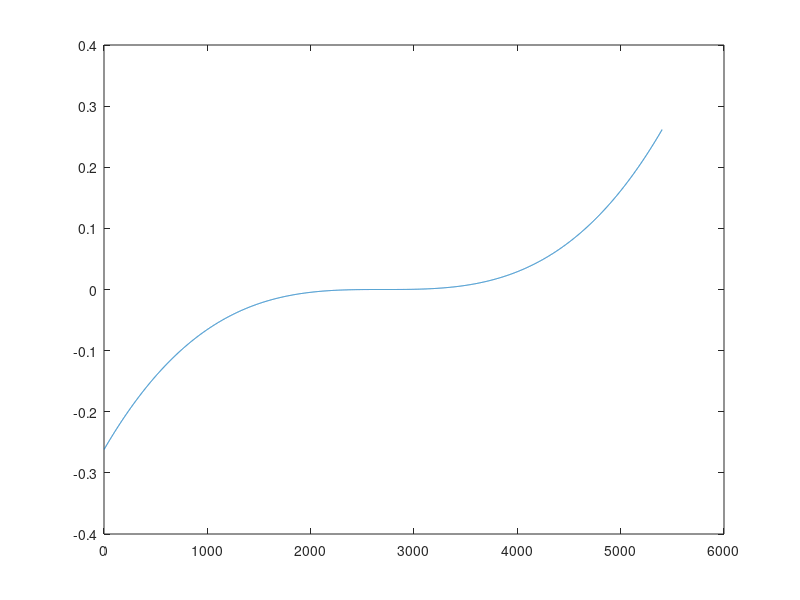

This chart was generated by the following MATLAB code: (Note: this script raises an error after producing the figure.)
function RotNonLinearSpringAppr(ThetaS,tau,K,R,l0,lOde,m,FigName,Xlabel)





%%
home
if(nargin==0)
    ThetaS=deg2rad(0:.05:270)';
% linear
%     tau=.125*(ThetaS)-.1178*2.5; 
% constant
%      tau=.3*ones(size(ThetaS));
% exp
%     tau=(2*(1-exp((-ThetaS) )))/2;
% tanh
%     tau=.15*(tanh(-(-ThetaS+3*pi/4)*1));
% Cubic
    tau=.02*(ThetaS-3*pi/4).^3;
% Sine
%     tau=.25*(sin(2*(ThetaS-3*pi/4)));
plot(tau)
    m=.0385;
    K=5000;
    R=.015/2;
    l0=.04;
    lOde=.05;
    FigName='Test';
    Xlabel='q';
% Bearing:  http://www.astbearings.com/product.html?product=696H    
end
%%
OdeOpt= odeset('RelTol',1e-6,'AbsTol',1e-6);
[Theta,L_ThetaS]=ode15s(@(theta,l)OdeSolverNonLinTRot(theta,l,tau,ThetaS,K,l0),ThetaS,lOde,OdeOpt);

Tan_Phi_Alpha=(tau./(K.*L_ThetaS.*(L_ThetaS-l0)));
Phi_Alpha=atan(tau./(K.*L_ThetaS.*(L_ThetaS-l0)));
Cot_Phi=(L_ThetaS.*cos(Phi_Alpha)-R)./(L_ThetaS.*sin(Phi_Alpha));
Phi=acot(Cot_Phi);
r_thetaR=sin(Phi_Alpha)./sin(Phi).*L_ThetaS;
Sin_Alpha=R*(sin(Phi)./L_ThetaS);
Alpha=asin(Sin_Alpha);
ThetaR=Theta+Alpha;

% figure
% title('force')
% plot(Theta,K*(L_ThetaS-l0))
% figure
% subplot(2,1,1)
% polar(Theta,L_ThetaS)
% subplot(2,1,2)
% plot(Theta,L_ThetaS)
% figure
% subplot(2,1,1)
% plot(Theta,Tan_Phi_Alpha)
% subplot(2,1,2)
% plot(Theta,atan(Tan_Phi_Alpha))
%% Show Time
% figure
% hp=polar([ThetaR ;ThetaR(1)],[r_thetaR ;r_thetaR(1)]);
% patch( get(hp,'XData'), get(hp,'YData'), 'g')

figure
set(gcf,'position',[300 25 500 675])
subplot(3,2,[1,2,3,4])
    hold off
    hh1=Mypolar(0,100*(max(L_ThetaS)+R));
    set(hh1,'linewidth',2);
    hold on
    hh=Mypolar([ThetaR; ThetaR(1)],[ 100*r_thetaR ;100*r_thetaR(1)]);
    set(hh,'linewidth',3);
    
    hold all
    hhh=polar(ThetaS,100*L_ThetaS);
    set(hhh,'linestyle','-.');
    viscircles(100*L_ThetaS(1)*[cos(ThetaS(1)),sin(ThetaS(1)) ],100*R,'EdgeColor',[0.31 0.31 0.3]);
    plot([0 100*(L_ThetaS(1)+R)*cos(ThetaS(1))],[0,100*(L_ThetaS(1)+R)*sin(ThetaS(1))],'color','r','linewidth',2)
    plot([100*L_ThetaS(1)*cos(ThetaS(1)) 100*(r_thetaR(1))*cos(ThetaR(1))],[100*L_ThetaS(1)*sin(ThetaS(1)),100*(r_thetaR(1))*sin(ThetaR(1))],'color','g')
    plot([0 100*(r_thetaR(1)+2*R)*cos(ThetaR(1))],[0,100*(r_thetaR(1)+2*R)*sin(ThetaR(1))],'color','m')
    

    
hss=subplot(3,2,5);
    plot(rad2deg(ThetaS),tau,'linewidth',2)
    xlabel([Xlabel,' (deg)'],'FontWeight','bold','FontSize',12,'FontName','mwa_cmb10');
    ylabel('\tau (N.m)','FontWeight','bold','FontSize',12,'FontName','mwa_cmb10','FontWeight','bold');
    grid on
    set(gca,'FontSize',10,'FontWeight','bold','FontName','mwa_cmb10')
    xlim([0 270])
    ylim([min(tau) max(tau)]*1.2)
    set(gca,'XTickLabel',{'0','','','90','','','180','','','270'},...
    'XTick',[0 30 60 90 120 150 180 210 240 270])

hss=subplot(3,2,6);
    plot(rad2deg(ThetaS(2:end)),diff(tau(1:end))./diff(ThetaS(1:end)),'linewidth',2)
    ylabel('Stiffness (N.m/deg)','FontWeight','bold','FontSize',14,'FontName','mwa_cmb10');
    grid on
    xlabel([Xlabel,' (deg)'],'FontWeight','bold','FontSize',12,'FontName','mwa_cmb10');
    set(gca,'FontSize',10,'FontWeight','bold','FontName','mwa_cmb10')
    xlim([0 270])
    ylim([min(diff(tau(1:end))./diff(ThetaS(1:end))) max(diff(tau(1:end))./diff(ThetaS(1:end)))]*1.2)
    set(gca,'XTickLabel',{'0','','','90','','','180','','','270'},...
    'XTick',[0 30 60 90 120 150 180 210 240 270])

%% ShowTime for paper
figure
set(gcf,'position',[0 10 800 660])
subplot(3,4,12)
Fs=K*(L_ThetaS-l0);
plot(rad2deg(ThetaS),Fs,'linewidth',2)
xlim(rad2deg([min(ThetaS) max(ThetaS)]))
ylim(([min(min(Fs)*[1.1 .91]), max(max(Fs)*[1.1 .91])]))
xlabel('\theta_s (deg)','FontWeight','bold','FontSize',12,'FontName','mwa_cmb10');
ylabel('F_s (N)','FontWeight','bold','FontSize',12,'FontName','mwa_cmb10');
grid on
set(gca,'FontSize',10,'FontWeight','bold','FontName','mwa_cmb10')
set(gca,'XTickLabel',{'0','','','90','','','180','','','270'},...
'XTick',[0 30 60 90 120 150 180 210 240 270])

subplot(3,4,11)
NN=K*(L_ThetaS-l0)./cos(Phi_Alpha);
plot(rad2deg(ThetaS),NN,'linewidth',2)
xlim(rad2deg([min(ThetaS) max(ThetaS)]))
ylim(([min(min(NN)*[1.1 .91]), max(max(NN)*[1.1 .91])]))
xlabel('\theta_s (deg)','FontWeight','bold','FontSize',12,'FontName','mwa_cmb10');
ylabel('N (N)','FontWeight','bold','FontSize',12,'FontName','mwa_cmb10');
grid on
set(gca,'FontSize',10,'FontWeight','bold','FontName','mwa_cmb10')
set(gca,'XTickLabel',{'0','','','90','','','180','','','270'},...
    'XTick',[0 30 60 90 120 150 180 210 240 270])

subplot(3,4,[1,2,5,6])
plot(rad2deg(ThetaS),tau,'linewidth',2)
xlim(rad2deg([min(ThetaS) max(ThetaS)]))
ylim(([min(min(tau)*[1.1 .91]), max(max(tau)*[1.1 .91])]))
xlabel('\theta_s (deg)','FontWeight','bold','FontSize',12,'FontName','mwa_cmb10');
ylabel('\tau (N.m)','FontWeight','bold','FontSize',12,'FontName','mwa_cmb10');
grid on
set(gca,'FontSize',10,'FontWeight','bold','FontName','mwa_cmb10')
set(gca,'XTickLabel',{'0','','','90','','','180','','','270'},...
    'XTick',[0 30 60 90 120 150 180 210 240 270])
set(gca,'position',[0.175 0.5 0.3 0.4])

subplot(3,4,9)
plot(rad2deg(ThetaS),100*(r_thetaR),'linewidth',2)
hold on
plot(rad2deg(ThetaS),100*(L_ThetaS),'r','linewidth',2)
xlim(rad2deg([min(ThetaS) max(ThetaS)]))
ylim([min([r_thetaR;L_ThetaS])*.91  max([r_thetaR;L_ThetaS])*1.1]*100)
h=legend('$r$','$l$','Orientation','vertical','location','best');
set(h,'interpreter','latex');
xlabel('\theta_s (deg)','FontWeight','bold','FontSize',12,'FontName','mwa_cmb10');
ylabel('Length (cm)','FontWeight','bold','FontSize',12,'FontName','mwa_cmb10');
grid on
set(gca,'FontSize',10,'FontWeight','bold','FontName','mwa_cmb10')
set(gca,'XTickLabel',{'0','','','90','','','180','','','270'},...
    'XTick',[0 30 60 90 120 150 180 210 240 270])

subplot(3,4,10)
plot(rad2deg(ThetaS),rad2deg(Phi),'linewidth',2)
hold on
plot(rad2deg(ThetaS),rad2deg(Phi-Alpha),'r','linewidth',2)
xlim(rad2deg([min(ThetaS) max(ThetaS)]))
ylim(rad2deg([min(min([Phi;  Phi-Alpha])*[1.2 .82]) max(max([Phi;  Phi-Alpha])*[1.2 .82])]))
legend('\phi','\phi-\alpha','Orientation','vertical','location','best');
xlabel('\theta_s (deg)','FontWeight','bold','FontSize',12,'FontName','mwa_cmb10');
ylabel('Angle (deg)','FontWeight','bold','FontSize',12,'FontName','mwa_cmb10');
grid on
set(gca,'FontSize',10,'FontWeight','bold','FontName','mwa_cmb10')
set(gca,'XTickLabel',{'0','','','90','','','180','','','270'},...
    'XTick',[0 30 60 90 120 150 180 210 240 270])


subplot(3,4,[3,4,7,8])
hh1=Mypolar(0,100*(max(L_ThetaS)+R));
set(hh1,'linewidth',2);
hold on
hh=Mypolar([ThetaR],[ 100*r_thetaR]);
set(hh,'linewidth',3);
hh=Mypolar([ThetaR(end); ThetaR(1)],[ 100*r_thetaR(end) ;100*r_thetaR(1)]);
set(hh,'linewidth',3,'linestyle','--');

hold all
% hhh=polar(ThetaS,100*L_ThetaS);
% set(hhh,'linestyle','-.');
viscircles(100*L_ThetaS(1)*[cos(ThetaS(1)),sin(ThetaS(1)) ],100*R,'EdgeColor',[0.31 0.31 0.3]);
plot([0 100*(L_ThetaS(1)+R)*cos(ThetaS(1))],[0,100*(L_ThetaS(1)+R)*sin(ThetaS(1))],'color','r','linewidth',2)
plot([100*L_ThetaS(1)*cos(ThetaS(1)) 100*(r_thetaR(1))*cos(ThetaR(1))],[100*L_ThetaS(1)*sin(ThetaS(1)),100*(r_thetaR(1))*sin(ThetaR(1))],'color','g')
plot([0 100*(r_thetaR(1)+2*R)*cos(ThetaR(1))],[0,100*(r_thetaR(1)+2*R)*sin(ThetaR(1))],'color','m')


%%
figure('units','normalized','outerposition',[0 0 1 1])

subplot(3,3,3)
xlim(rad2deg([min(ThetaS) max(ThetaS)]))
ylim(K*([min(L_ThetaS) max(L_ThetaS)]-l0))
hold on
% title('F_s')
plot(rad2deg(ThetaS),K*(L_ThetaS-l0),'linewidth',2)
StarFs=plot(rad2deg(ThetaS(1)),K*(L_ThetaS(1)-l0),'linestyle','none','marker','*','markersize',8);
xlabel('\theta_s (deg)','FontWeight','bold','FontSize',14,'FontName','mwa_cmb10');
ylabel('F_s (N)','FontWeight','bold','FontSize',14,'FontName','mwa_cmb10');
grid on
hold off

subplot(3,3,6)
xlim(rad2deg([min(ThetaS) max(ThetaS)]))
ylim(K*([min(L_ThetaS) max(L_ThetaS)]-l0))
hold on
title('N')
plot(rad2deg(ThetaS),K*(L_ThetaS-l0)./cos(Phi_Alpha),'linewidth',2)
StarN=plot(rad2deg(ThetaS(1)),K*(L_ThetaS(1)-l0)./cos(Phi_Alpha(1)),'linestyle','none','marker','*','markersize',8);
xlabel('\theta_s (deg)','FontWeight','bold','FontSize',14,'FontName','mwa_cmb10');
ylabel('N (N)','FontWeight','bold','FontSize',14,'FontName','mwa_cmb10');
grid on
hold off

subplot(3,3,9)
xlim(rad2deg([min(ThetaS) max(ThetaS)]))
ylim(([min(tau)-.1 max(tau)+.1]))
hold on
title('\tau')
plot(rad2deg(ThetaS),tau,'linewidth',2)
StarTau=plot(rad2deg(ThetaS(1)),tau(1),'linestyle','none','marker','*','markersize',8);
xlabel('\theta_s (deg)','FontWeight','bold','FontSize',14,'FontName','mwa_cmb10');
ylabel('\tau (N.m)','FontWeight','bold','FontSize',14,'FontName','mwa_cmb10');
grid on
hold off

subplot(3,3,7)
xlim(rad2deg([min(ThetaS) max(ThetaS)]))
ylim(([min([r_thetaR;L_ThetaS]) max([r_thetaR;L_ThetaS])])*100)
hold on
plot(rad2deg(ThetaS),100*(r_thetaR),'linewidth',2)
plot(rad2deg(ThetaS),100*(L_ThetaS),'r','linewidth',2)
legend('r','L','Orientation','horizontal','location','best')
StarR=plot(rad2deg(ThetaS(1)),r_thetaR(1)*100,'linestyle','none','marker','*','markersize',8);
StarL=plot(rad2deg(ThetaS(1)),(L_ThetaS(1))*100,'r','linestyle','none','marker','*','markersize',8);
xlabel('\theta_s (deg)','FontWeight','bold','FontSize',14,'FontName','mwa_cmb10');
ylabel(' (cm)','FontWeight','bold','FontSize',14,'FontName','mwa_cmb10');
grid on
hold off

subplot(3,3,8)
xlim(rad2deg([min(ThetaS) max(ThetaS)]))
ylim(rad2deg(([min([Phi;  Phi-Alpha]) max([Phi;  Phi-Alpha])])))
hold on
plot(rad2deg(ThetaS),rad2deg(Phi),'linewidth',2)
plot(rad2deg(ThetaS),rad2deg(Phi-Alpha),'r','linewidth',2)
legend('\phi','\phi-\alpha','Orientation','horizontal')
StarPhi=plot(rad2deg(ThetaS(1)),rad2deg(Phi(1)),'linestyle','none','marker','*','markersize',8);
StarPhiAlpha=plot(rad2deg(ThetaS(1)),rad2deg(Phi(1)-Alpha(1)),'r','linestyle','none','marker','*','markersize',8);
xlabel('\theta_s (deg)','FontWeight','bold','FontSize',14,'FontName','mwa_cmb10');
ylabel('(deg)','FontWeight','bold','FontSize',14,'FontName','mwa_cmb10');
grid on
hold off


subplot(3,3,[1,2,4,5])
hh1=Mypolar(0,100*(max(L_ThetaS)+R));
set(hh1,'linewidth',2);
hold on
hh=Mypolar([ThetaR; ThetaR(1)],[ 100*r_thetaR ;100*r_thetaR(1)]);
set(hh,'linewidth',3);

StepT=floor(length(ThetaS)/100);
for i=1:StepT:length(ThetaS)
    
    subplot(3,3,[1,2,4,5])
    hh1=polar(0,(max(L_ThetaS)+2*R)*100);
    set(hh1,'linewidth',2)
    hold on
    hh=polar(ThetaR,r_thetaR*100);
    set(hh,'linewidth',3)
    
    hold all
    hhh=polar(ThetaS(1:StepT:i),L_ThetaS(1:StepT:i)*100);
    set(hhh,'linestyle','-.')
    viscircles(100*L_ThetaS(i)*[cos(ThetaS(i)),sin(ThetaS(i)) ],100*R,'EdgeColor',[0.31 0.31 0.3]);
    plot([0 100*(L_ThetaS(i)+R)*cos(ThetaS(i))],[0,100*(L_ThetaS(i)+R)*sin(ThetaS(i))],'color','r','linewidth',2)
    plot([100*L_ThetaS(i)*cos(ThetaS(i)) 100*(r_thetaR(i))*cos(ThetaR(i))],[100*L_ThetaS(i)*sin(ThetaS(i)),100*(r_thetaR(i))*sin(ThetaR(i))],'color','g')
    plot([0 100*(r_thetaR(i)+2*R)*cos(ThetaR(i))],[0,100*(r_thetaR(i)+2*R)*sin(ThetaR(i))],'color','m')
    
%     set(gca,'position',[0.08 0.325 .6 .65])
    hold off
    
    subplot(3,3,3)
    set(StarFs, 'XData',rad2deg(ThetaS(i)), 'YData',K*(L_ThetaS(i)-l0));
    
    subplot(3,3,6)
    set(StarN, 'XData',rad2deg(ThetaS(i)), 'YData',K*(L_ThetaS(i)-l0)./cos(Phi_Alpha(i)));
    
    subplot(3,3,9)
    set(StarTau, 'XData',rad2deg(ThetaS(i)), 'YData',tau(i));
    
    subplot(3,3,7)
    set(StarR, 'XData',rad2deg(ThetaS(i)), 'YData',100*r_thetaR(i));
    set(StarL, 'XData',rad2deg(ThetaS(i)), 'YData',100*L_ThetaS(i));
    
    subplot(3,3,8)
    set(StarPhi, 'XData',rad2deg(ThetaS(i)), 'YData',rad2deg(Phi(i)));
    set(StarPhiAlpha, 'XData',rad2deg(ThetaS(i)), 'YData',rad2deg(Phi(i)-Alpha(i)));
    
    drawnow
end

%%
% 1;
% 
% f=.2:.2:1;
% 
% h1=figure('name','fixed velocity');
% 
% for i=1:length(f)
% 
%     Time=linspace(0,1/2/f(i),length(L_ThetaS));
% 
%     % t=0 --> theta =0 & omega= 0
%     % t=T/2 --> theta = middle of range & omega= max
%     % t=T --> theta = end of range & omega= 0
%     % a=-ThetaS(end)/2;
%     % b=pi/Time(end);
%     % c=pi/2;
%     % d=-a;
%     % 
%     % ThetaTime=a*sin(b*Time+c)+d;    % position
%     % OmegaTime=a*b*cos(b*Time+c);    % angular velicty
%     % AlphaTime=-a*b^2*sin(b*Time+c);    % angular acceleration
% 
%     a=ThetaS(end)/Time(end);
%     ThetaTime=a*Time;    % position
%     OmegaTime=a*ones(size(Time));    % angular velicty
%     AlphaTime=0*ones(size(Time));    % angular acceleration
% 
%     a=2*(ThetaS(end))/((Time(end)^2));
%     ThetaTime=1/2*a*Time.^2;    % position
%     OmegaTime=a*(Time);    % angular velicty
%     AlphaTime=a*ones(size(Time));    % angular acceleration
% 
% %     figure
% %     plot(Time,ThetaTime)
% %      hold all
% %      plot(Time,OmegaTime)
% %      plot(Time,AlphaTime)
% 
%     L_ThetaSTime=interp1(ThetaS,smooth(L_ThetaS),ThetaTime);
%     DL_ThetaSTime=differential(smooth(L_ThetaSTime,3)',Time,diff(Time(1:2)));
%     D2L_ThetaSTime=differential(smooth(DL_ThetaSTime,3)',Time,diff(Time(1:2)));
%     r_thetaRTime=interp1(ThetaS,r_thetaR,ThetaTime);
% 
% 
%     ResForce=m*3/2*(DL_ThetaSTime.*D2L_ThetaSTime  +  L_ThetaSTime.^2.*OmegaTime.*AlphaTime  +  L_ThetaSTime.*DL_ThetaSTime.*OmegaTime.^2);
%     tauTime=(m*3/2*(DL_ThetaSTime.*D2L_ThetaSTime  +  L_ThetaSTime.^2.*OmegaTime.*AlphaTime  +  L_ThetaSTime.*DL_ThetaSTime.*OmegaTime.^2)+K*(L_ThetaSTime-l0).*DL_ThetaSTime)./OmegaTime;
% 
% 
%     Phi_Alpha_Time=interp1(ThetaS,smooth(Phi_Alpha),ThetaTime);
% 
%     D_Omega= ( (D2L_ThetaSTime  -L_ThetaSTime.*OmegaTime.^2).*sin(Phi_Alpha_Time) + (L_ThetaSTime.*AlphaTime +2 *DL_ThetaSTime.*OmegaTime).*cos(Phi_Alpha_Time))/R;
%     Ff=m*R*D_Omega/2;
% 
%     figure(h1)
%     subplot(2,2,1)
%     plot(ThetaTime,ResForce)
%     xlabel('\theta_s (deg)')
%     ylabel('Res Force (N)')
%     grid on
%     xlim([ThetaTime(1) ThetaTime(end)])
%     hold all
% 
%     subplot(2,2,2)
%     plot(ThetaTime,D_Omega)
%     xlabel('\theta_s (deg)')
%     ylabel('{\alpha} (rad/s^2)')
%     grid on
%     xlim([ThetaTime(1) ThetaTime(end)])
%     hold all
% 
%     subplot(2,2,3)
%     plot(ThetaTime,Ff)
%     xlabel('\theta_s (deg)')
%     ylabel('f_f (N)')
%     grid on
%     xlim([ThetaTime(1) ThetaTime(end)])
%     hold all
% 
%     subplot(2,2,4)
%     plot(ThetaTime,tauTime)
%     xlabel('\theta_s (deg)')
%     ylabel('tau (N/m)')
%     grid on
%     hold all
%     plot(ThetaS,tau)
%     xlim([ThetaTime(1) ThetaTime(end)])
%     hold all
% end
% %%
% 
% f=0.5:0.5:5;
% 
% 
% % plot(ThetaS,tau)
% % xlabel('\theta_s (deg)')
% % ylabel('tau (N/m)')
% % grid on
% % hold all
% h4=figure('name','fixed acceleration');
% 
% for i=1:length(f);
% 
%     Time=linspace(0,1/2/f(i),200);    
% 
%     a=2*(ThetaS(end))/((Time(end)^2));
%     ThetaTime=1/2*a*Time.^2;    % position
%     OmegaTime=a*(Time);    % angular velicty
%     AlphaTime=a*ones(size(Time));    % angular acceleration
% 
% %     a=ThetaS(end)/Time(end);
% %     ThetaTime=a*Time;    % position
% %     OmegaTime=a*ones(size(Time));    % angular velicty
% %     AlphaTime=0*ones(size(Time));    % angular acceleration
% 
%     L_ThetaSTime=interp1(ThetaS,smooth(L_ThetaS),ThetaTime);
%     DL_ThetaSTime=differential(smooth(L_ThetaSTime,3)',Time,diff(Time(1:2)));
%     D2L_ThetaSTime=differential(smooth(DL_ThetaSTime,3)',Time,diff(Time(1:2)));
% 
% 
%     ResForce=m*3/2*(DL_ThetaSTime.*D2L_ThetaSTime  +  L_ThetaSTime.^2.*OmegaTime.*AlphaTime  +  L_ThetaSTime.*DL_ThetaSTime.*OmegaTime.^2);
%     tauTime=(m*3/2*(DL_ThetaSTime.*D2L_ThetaSTime  +  L_ThetaSTime.^2.*OmegaTime.*AlphaTime  +  L_ThetaSTime.*DL_ThetaSTime.*OmegaTime.^2)+K*(L_ThetaSTime-l0).*DL_ThetaSTime)./OmegaTime;
% 
% 
%     Phi_Alpha_Time=interp1(ThetaS,smooth(Phi_Alpha),ThetaTime);
% 
%     D_Omega= ( (D2L_ThetaSTime  -L_ThetaSTime.*OmegaTime.^2).*sin(Phi_Alpha_Time) + (L_ThetaSTime.*AlphaTime +2 *DL_ThetaSTime.*OmegaTime).*cos(Phi_Alpha_Time))/R;
%     Ff=m*R*D_Omega/2;
% 
%     figure(h4)
%     subplot(2,2,1)
%     plot(ThetaTime,ResForce)
%     xlabel('\theta_s (deg)')
%     ylabel('Res Force (N)')
%     grid on
%     xlim([ThetaTime(1) ThetaTime(end)])
%     hold all
% 
%     subplot(2,2,2)
%     plot(ThetaTime,D_Omega)
%     xlabel('\theta_s (deg)')
%     ylabel('{\alpha} (rad/s^2)')
%     grid on
%     xlim([ThetaTime(1) ThetaTime(end)])
%     hold all
% 
%     subplot(2,2,3)
%     plot(ThetaTime,Ff)
%     xlabel('\theta_s (deg)')
%     ylabel('f_f (N)')
%     grid on
%     xlim([ThetaTime(1) ThetaTime(end)])
%     hold all
% 
%     subplot(2,2,4)
%     plot(ThetaTime,tauTime)
%     xlabel('\theta_s (deg)')
%     ylabel('tau (N/m)')
%     grid on
%     hold all
%     plot(ThetaS,tau)
%     xlim([ThetaTime(1) ThetaTime(end)])
%     hold all
% 
% 
% end
% 
% 
% %%
% 
% f=1/9:2/9:12/9;
% 
% 
% h4=figure('name','Siniude acceleration');
% 
% for i=1:length(f);
% 
%     Time=linspace(0,1/2/f(i),200);    
% 
%     a=-ThetaS(end)/2;
%     b=pi/Time(end);
%     c=pi/2;
%     d=-a;
%     ThetaTime=a*sin(b*Time+c)+d;    % position
%     OmegaTime=a*b*cos(b*Time+c);    % angular velicty
%     AlphaTime=-a*b^2*sin(b*Time+c);    % angular acceleration
% 
% 
% %     a=ThetaS(end)/Time(end);
% %     ThetaTime=a*Time;    % position
% %     OmegaTime=a*ones(size(Time));    % angular velicty
% %     AlphaTime=0*ones(size(Time));    % angular acceleration
% 
%     L_ThetaSTime=interp1(ThetaS,smooth(L_ThetaS),ThetaTime);
%     DL_ThetaSTime=differential(smooth(L_ThetaSTime,3)',Time,diff(Time(1:2)));
%     D2L_ThetaSTime=differential(smooth(DL_ThetaSTime,3)',Time,diff(Time(1:2)));
% 
% 
%     ResForce=m*3/2*(DL_ThetaSTime.*D2L_ThetaSTime  +  L_ThetaSTime.^2.*OmegaTime.*AlphaTime  +  L_ThetaSTime.*DL_ThetaSTime.*OmegaTime.^2);
%     tauTime=(m*3/2*(DL_ThetaSTime.*D2L_ThetaSTime  +  L_ThetaSTime.^2.*OmegaTime.*AlphaTime  +  L_ThetaSTime.*DL_ThetaSTime.*OmegaTime.^2)+K*(L_ThetaSTime-l0).*DL_ThetaSTime)./OmegaTime;
% 
% 
%     Phi_Alpha_Time=interp1(ThetaS,smooth(Phi_Alpha),ThetaTime);
% 
%     D_Omega= ( (D2L_ThetaSTime  -L_ThetaSTime.*OmegaTime.^2).*sin(Phi_Alpha_Time) + (L_ThetaSTime.*AlphaTime +2 *DL_ThetaSTime.*OmegaTime).*cos(Phi_Alpha_Time))/R;
%     Ff=m*R*D_Omega/2;
% 
%     figure(h4)
%     subplot(2,2,1)
%     plot(ThetaTime,ResForce)
%     xlabel('\theta_s (deg)')
%     ylabel('Res Force (N)')
%     grid on
%     xlim([ThetaTime(1) ThetaTime(end)])
%     hold all
% 
%     subplot(2,2,2)
%     plot(ThetaTime,D_Omega)
%     xlabel('\theta_s (deg)')
%     ylabel('{\alpha} (rad/s^2)')
%     grid on
%     xlim([ThetaTime(1) ThetaTime(end)])
%     hold all
% 
%     subplot(2,2,3)
%     plot(ThetaTime,Ff)
%     xlabel('\theta_s (deg)')
%     ylabel('f_f (N)')
%     grid on
%     xlim([ThetaTime(1) ThetaTime(end)])
%     hold all
% 
%     subplot(2,2,4)
%     plot(ThetaTime(3:end-2),tauTime(3:end-2))
%     xlabel('\theta_s (deg)')
%     ylabel('tau (N/m)')
%     grid on
%     hold all
%     plot(ThetaS,tau)
%     xlim([ThetaTime(1) ThetaTime(end)])
%     hold all
% 
% 
% end
% 
% %% ShowTime for paper
% 
% f=2/9:2/9:12/9;
% 
% 
% h4=figure('name','Siniude acceleration');
% h5=figure('name','Siniude acceleration');
% Marker={{'o'},{'square'},{'diamond'},{'v'},{'*'},{'>'}};    
% Color=[      0         0    1.0000
%              0    0.5000         0
%         1.0000         0         0
%              0    0.7500    0.7500
%         0.7500         0    0.7500
%         0.7500    0.7500         0
%         0.2500    0.2500    0.2500];
% 
%     
%     figure(h4)
%     subplot(2,1,1)
%     plot(rad2deg(ThetaS),tau)
%     hold all
%         
% for i=1:length(f)-1;
% 
%     Time=linspace(0,1/2/f(i),200);    
% 
%     a=-ThetaS(end)/2;
%     b=pi/Time(end);
%     c=pi/2;
%     d=-a;
%     ThetaTime=a*sin(b*Time+c)+d;    % position
%     OmegaTime=a*b*cos(b*Time+c);    % angular velicty
%     AlphaTime=-a*b^2*sin(b*Time+c);    % angular acceleration
% 
% 
%     L_ThetaSTime=interp1(ThetaS,smooth(L_ThetaS),ThetaTime);
%     DL_ThetaSTime=differential(smooth(L_ThetaSTime,3)',Time,diff(Time(1:2)));
%     D2L_ThetaSTime=differential(smooth(DL_ThetaSTime,3)',Time,diff(Time(1:2)));
% 
% 
%     tauTime=(m*3/2*(DL_ThetaSTime.*D2L_ThetaSTime  +  L_ThetaSTime.^2.*OmegaTime.*AlphaTime  +  L_ThetaSTime.*DL_ThetaSTime.*OmegaTime.^2)+K*(L_ThetaSTime-l0).*DL_ThetaSTime)./OmegaTime;
% 
%     figure(h4)
%     subplot(2,1,1)
%     plot(rad2deg(ThetaTime(3:end-2)),tauTime(3:end-2))
%     ylim(([min(min(tau)*[1.1 .91]), max(max(tau)*[1.1 .91])]))
%     xlim(rad2deg([ThetaS(1) ThetaS(end)]))
%     xlabel('\theta_s (deg)','FontWeight','bold','FontSize',12,'FontName','mwa_cmb10');
%     ylabel('\tau (N.m)','FontWeight','bold','FontSize',12,'FontName','mwa_cmb10');
%     grid on
%     set(gca,'FontSize',10,'FontWeight','bold','FontName','mwa_cmb10')
%     set(gca,'XTickLabel',{'0','','','90','','','180','','','270'},...
%             'XTick',[0 30 60 90 120 150 180 210 240 270])
%     hold all
% 
%     subplot(2,1,2)
%     plot(rad2deg(ThetaTime(30:20:end-30)),((interp1(ThetaS,tau,ThetaTime(30:20:end-30))-tauTime(30:20:end-30))),...
%             'linewidth',2,'DisplayName',['\omega=',num2str(270*2*f(i)/360*60)],...
%             'marker',Marker{i}{1},'color',Color(i,:),'markersize',8)
%     ylim(([-.025, .025]))
%     xlim(rad2deg([ThetaS(1) ThetaS(end)]))
%     xlabel('\theta_s (deg)','FontWeight','bold','FontSize',12,'FontName','mwa_cmb10');
%     ylabel('Deviation (N.m)','FontWeight','bold','FontSize',12,'FontName','mwa_cmb10');
%     grid on
%     set(gca,'FontSize',10,'FontWeight','bold','FontName','mwa_cmb10')
%     set(gca,'XTickLabel',{'0','','','90','','','180','','','270'},...
%             'XTick',[0 30 60 90 120 150 180 210 240 270])
%     hold all
% 
%     
%     Phi_Alpha_Time=interp1(ThetaS,smooth(Phi_Alpha),ThetaTime);
% 
%     D_Omega= ( (D2L_ThetaSTime  -L_ThetaSTime.*OmegaTime.^2).*sin(Phi_Alpha_Time) + (L_ThetaSTime.*AlphaTime +2 *DL_ThetaSTime.*OmegaTime).*cos(Phi_Alpha_Time))/R;
%     Ff=m*R*D_Omega/2;
% 
%     
%     figure(h5)
%     plot(rad2deg(ThetaTime(20:20:end-20)),Ff(20:20:end-20),...
%             'linewidth',2,'DisplayName',['\omega=',num2str(270*2*f(i)/360*60)],...
%             'marker',Marker{i}{1},'color',Color(i,:),'markersize',8)
%     grid on
%     ylim(([-.2 .2]))
%     xlim(rad2deg([ThetaS(1) ThetaS(end)]))
%     xlabel('\theta_s (deg)','FontWeight','bold','FontSize',12,'FontName','mwa_cmb10');
%     ylabel('f_f (N)','FontWeight','bold','FontSize',12,'FontName','mwa_cmb10');
%     grid on
%     set(gca,'FontSize',10,'FontWeight','bold','FontName','mwa_cmb10')
%     set(gca,'XTickLabel',{'0','','','90','','','180','','','270'},...
%             'XTick',[0 30 60 90 120 150 180 210 240 270])
%     hold all
%     
% 
% 
% end
% figure(h4)
% gg=legend(gca,'show');
% set(gg,'Orientation','horizontal',...
%     'Location','Best');
% figure(h5)
% gg=legend(gca,'show');
% set(gg,'Orientation','horizontal',...
%     'Location','Best');
% %%
% for i=1:length(f)-1;
% 
%     Time=linspace(0,1/2/f(i),200);    
% 
%     a=-ThetaS(end)/2;
%     b=pi/Time(end);
%     c=pi/2;
%     d=-a;
%     ThetaTime=a*sin(b*Time+c)+d;    % position
%     OmegaTime=a*b*cos(b*Time+c);    % angular velicty
%     AlphaTime=-a*b^2*sin(b*Time+c);    % angular acceleration
% 
% 
%     L_ThetaSTime=interp1(ThetaS,smooth(L_ThetaS),ThetaTime);
%     DL_ThetaSTime=differential(smooth(L_ThetaSTime,3)',Time,diff(Time(1:2)));
%     D2L_ThetaSTime=differential(smooth(DL_ThetaSTime,3)',Time,diff(Time(1:2)));
% 
% 
%     tauTime=(m*3/2*(DL_ThetaSTime.*D2L_ThetaSTime  +  L_ThetaSTime.^2.*OmegaTime.*AlphaTime  +  L_ThetaSTime.*DL_ThetaSTime.*OmegaTime.^2)+K*(L_ThetaSTime-l0).*DL_ThetaSTime)./OmegaTime;
% 
%     figure(h4)
%     subplot(2,1,2)
%     plot(rad2deg(ThetaTime(3:end-2)),((interp1(ThetaS,tau,ThetaTime(3:end-2))-tauTime(3:end-2))),...
%         'linewidth',2,'color',Color(i,:))
%     ylim(([-.025, .025]))
%     xlim(rad2deg([ThetaS(1) ThetaS(end)]))
%     grid on
%     set(gca,'FontSize',10,'FontWeight','bold','FontName','mwa_cmb10')
%     set(gca,'XTickLabel',{'0','','','90','','','180','','','270'},...
%             'XTick',[0 30 60 90 120 150 180 210 240 270])
%     hold all
% 
%     Phi_Alpha_Time=interp1(ThetaS,smooth(Phi_Alpha),ThetaTime);
% 
%     D_Omega= ( (D2L_ThetaSTime  -L_ThetaSTime.*OmegaTime.^2).*sin(Phi_Alpha_Time) + (L_ThetaSTime.*AlphaTime +2 *DL_ThetaSTime.*OmegaTime).*cos(Phi_Alpha_Time))/R;
%     Ff=m*R*D_Omega/2;
% 
%     
%     figure(h5)
%     plot(rad2deg(ThetaTime),Ff,...
%             'linewidth',2,'color',Color(i,:))
%     
% 
% end

end